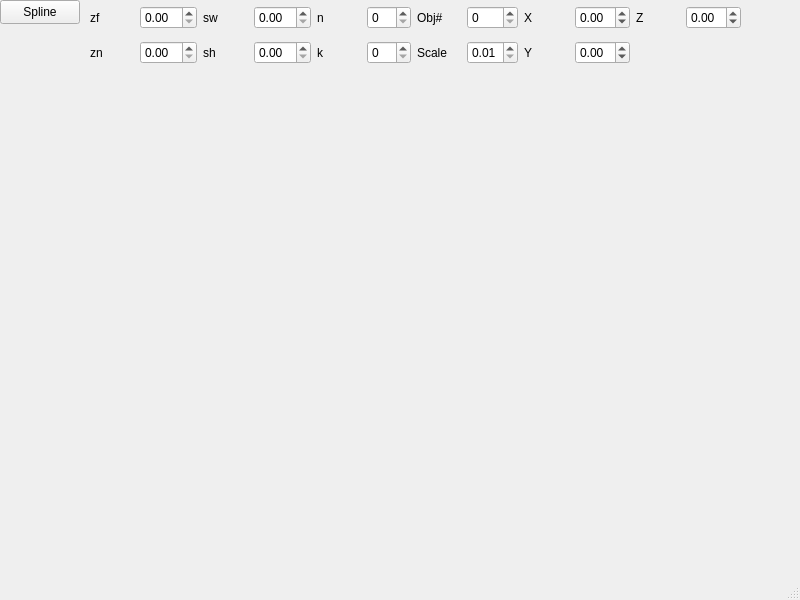
<?xml version="1.0" encoding="UTF-8"?>
<ui version="4.0">
 <class>MainWindow</class>
 <widget class="QMainWindow" name="MainWindow">
  <property name="geometry">
   <rect>
    <x>0</x>
    <y>0</y>
    <width>800</width>
    <height>600</height>
   </rect>
  </property>
  <property name="windowTitle">
   <string>MainWindow</string>
  </property>
  <widget class="QWidget" name="centralwidget">
   <widget class="QPushButton" name="spline_setup">
    <property name="geometry">
     <rect>
      <x>0</x>
      <y>0</y>
      <width>80</width>
      <height>24</height>
     </rect>
    </property>
    <property name="text">
     <string>Spline</string>
    </property>
   </widget>
   <widget class="QWidget" name="gridLayoutWidget">
    <property name="geometry">
     <rect>
      <x>90</x>
      <y>0</y>
      <width>651</width>
      <height>71</height>
     </rect>
    </property>
    <layout class="QGridLayout" name="gridLayout">
     <item row="1" column="4">
      <widget class="QLabel" name="label_7">
       <property name="text">
        <string>k</string>
       </property>
      </widget>
     </item>
     <item row="0" column="4">
      <widget class="QLabel" name="label_5">
       <property name="text">
        <string>n</string>
       </property>
      </widget>
     </item>
     <item row="0" column="7">
      <widget class="QSpinBox" name="obj_spinBox"/>
     </item>
     <item row="0" column="1">
      <widget class="QDoubleSpinBox" name="zn_SpinBox"/>
     </item>
     <item row="1" column="7">
      <widget class="QDoubleSpinBox" name="scale_SpinBox">
       <property name="minimum">
        <double>0.010000000000000</double>
       </property>
       <property name="maximum">
        <double>1.000000000000000</double>
       </property>
       <property name="singleStep">
        <double>0.100000000000000</double>
       </property>
      </widget>
     </item>
     <item row="0" column="6">
      <widget class="QLabel" name="label_6">
       <property name="text">
        <string>Obj#</string>
       </property>
      </widget>
     </item>
     <item row="1" column="1">
      <widget class="QDoubleSpinBox" name="zf_SpinBox"/>
     </item>
     <item row="0" column="8">
      <widget class="QLabel" name="label_9">
       <property name="text">
        <string>X</string>
       </property>
      </widget>
     </item>
     <item row="1" column="9">
      <widget class="QDoubleSpinBox" name="y_SpinBox">
       <property name="minimum">
        <double>-8.000000000000000</double>
       </property>
       <property name="maximum">
        <double>8.000000000000000</double>
       </property>
       <property name="singleStep">
        <double>0.100000000000000</double>
       </property>
      </widget>
     </item>
     <item row="0" column="0">
      <widget class="QLabel" name="label">
       <property name="text">
        <string>zf</string>
       </property>
      </widget>
     </item>
     <item row="1" column="5">
      <widget class="QSpinBox" name="k_spinBox"/>
     </item>
     <item row="0" column="2">
      <widget class="QLabel" name="label_3">
       <property name="text">
        <string>sw</string>
       </property>
      </widget>
     </item>
     <item row="1" column="2">
      <widget class="QLabel" name="label_4">
       <property name="text">
        <string>sh</string>
       </property>
      </widget>
     </item>
     <item row="0" column="5">
      <widget class="QSpinBox" name="n_spinBox"/>
     </item>
     <item row="0" column="9">
      <widget class="QDoubleSpinBox" name="x_SpinBox">
       <property name="minimum">
        <double>-8.000000000000000</double>
       </property>
       <property name="maximum">
        <double>8.000000000000000</double>
       </property>
       <property name="singleStep">
        <double>0.100000000000000</double>
       </property>
      </widget>
     </item>
     <item row="1" column="3">
      <widget class="QDoubleSpinBox" name="sh_SpinBox"/>
     </item>
     <item row="1" column="8">
      <widget class="QLabel" name="label_10">
       <property name="text">
        <string>Y</string>
       </property>
      </widget>
     </item>
     <item row="0" column="10">
      <widget class="QLabel" name="label_11">
       <property name="text">
        <string>Z</string>
       </property>
      </widget>
     </item>
     <item row="1" column="6">
      <widget class="QLabel" name="label_8">
       <property name="text">
        <string>Scale</string>
       </property>
      </widget>
     </item>
     <item row="1" column="0">
      <widget class="QLabel" name="label_2">
       <property name="text">
        <string>zn</string>
       </property>
      </widget>
     </item>
     <item row="0" column="3">
      <widget class="QDoubleSpinBox" name="sw_SpinBox"/>
     </item>
     <item row="0" column="11">
      <widget class="QDoubleSpinBox" name="z_SpinBox">
       <property name="minimum">
        <double>-8.000000000000000</double>
       </property>
       <property name="maximum">
        <double>8.000000000000000</double>
       </property>
       <property name="singleStep">
        <double>0.100000000000000</double>
       </property>
      </widget>
     </item>
    </layout>
    <zorder>label_5</zorder>
    <zorder>sw_SpinBox</zorder>
    <zorder>label_2</zorder>
    <zorder>label_3</zorder>
    <zorder>zn_SpinBox</zorder>
    <zorder>label_4</zorder>
    <zorder>label</zorder>
    <zorder>zf_SpinBox</zorder>
    <zorder>sh_SpinBox</zorder>
    <zorder>n_spinBox</zorder>
    <zorder>label_7</zorder>
    <zorder>k_spinBox</zorder>
    <zorder>obj_spinBox</zorder>
    <zorder>label_6</zorder>
    <zorder>label_8</zorder>
    <zorder>scale_SpinBox</zorder>
    <zorder>label_9</zorder>
    <zorder>label_10</zorder>
    <zorder>x_SpinBox</zorder>
    <zorder>y_SpinBox</zorder>
    <zorder>label_11</zorder>
    <zorder>z_SpinBox</zorder>
   </widget>
  </widget>
  <widget class="QMenuBar" name="menubar">
   <property name="geometry">
    <rect>
     <x>0</x>
     <y>0</y>
     <width>800</width>
     <height>22</height>
    </rect>
   </property>
  </widget>
  <widget class="QStatusBar" name="statusbar"/>
 </widget>
 <resources/>
 <connections/>
</ui>
